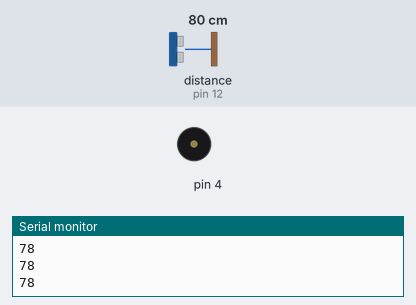
Recording of a sketch running on a simulated Arduino Uno, built with avr-gcc and run on an emulated ATmega328P. On the bench: buzzer (waves = sounding), the last lines printed to the serial monitor. Wiring (inferred from the names in the program): ultrasonic range finder: trigger pin 13; echo pin 12. The test bench sets the inputs (shaded band); at power-on: distance to the obstacle (sensor on pin 12) 80 cm. The echo pulse lasts 58.3 µs per cm.

Above: at 1.2 s.
1.3 s: distance to the obstacle (sensor on pin 12) set to 99 cm
2.8 s: distance to the obstacle (sensor on pin 12) set to 107 cm
At 3.5 s:
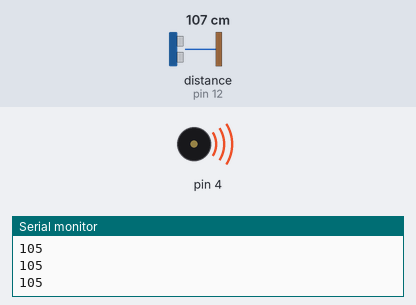
Timing chart, 0 to 5.8 s (numbered marks = the images above; inputs shaded):
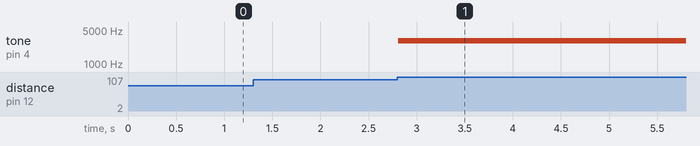

Measured:
- the behaviour switches between 101 and 102 cm on distance to the obstacle (sensor on pin 12) (found by bisection; images 0 and 1)
- after the input at 2.8 s, tone on pin 4: silent → 3000 Hz at once

The sketch:

Arduino_Aina_Syafa_Damia.ino
```cpp
// defines pins numbers
const int trigPin = 13;
const int echoPin = 12;

// defines variables
long duration;
int distance;
int buzzfrequency = 3000;

void setup() {
  pinMode(trigPin, OUTPUT); // Sets the trigPin as an Output
  pinMode(echoPin, INPUT); // Sets the echoPin as an Input
  Serial.begin(9600); // Starts the serial communication
}
void loop() {
  // Clears the trigPin
  digitalWrite(trigPin, LOW);
  delayMicroseconds(2);

  // Sets the trigPin on HIGH state for 10 micro seconds
  digitalWrite(trigPin, HIGH);

  delayMicroseconds(10);

  digitalWrite(trigPin, LOW);

  // Reads the echoPin, returns the sound wave travel time in microseconds
  duration = pulseIn(echoPin, HIGH);

  // Calculating the distance
  distance = duration * 0.034 / 2;

  // Prints the distance on the Serial Monitor
  //Serial.print("Distance: ");
  Serial.println(distance);

  if (distance >= 100)
  {
    tone(4, buzzfrequency, 50);
    //delay(300);
  }
}
```
